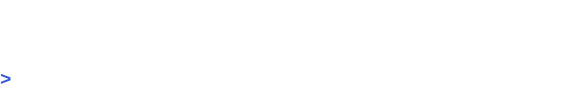
<?xml version="1.0" encoding="UTF-8"?>
<ui version="4.0">
 <class>JsConsoleWidget</class>
 <widget class="QWidget" name="JsConsoleWidget">
  <property name="geometry">
   <rect>
    <x>0</x>
    <y>0</y>
    <width>570</width>
    <height>92</height>
   </rect>
  </property>
  <layout class="QVBoxLayout" name="verticalLayout">
   <property name="spacing">
    <number>0</number>
   </property>
   <property name="leftMargin">
    <number>0</number>
   </property>
   <property name="topMargin">
    <number>0</number>
   </property>
   <property name="rightMargin">
    <number>0</number>
   </property>
   <property name="bottomMargin">
    <number>0</number>
   </property>
   <item>
    <widget class="QTextEdit" name="jsConsole">
     <property name="frameShape">
      <enum>QFrame::NoFrame</enum>
     </property>
     <property name="lineWidth">
      <number>0</number>
     </property>
     <property name="readOnly">
      <bool>true</bool>
     </property>
    </widget>
   </item>
   <item>
    <layout class="QHBoxLayout" name="horizontalLayout_9">
     <property name="spacing">
      <number>0</number>
     </property>
     <item>
      <widget class="QLabel" name="label_7">
       <property name="minimumSize">
        <size>
         <width>14</width>
         <height>0</height>
        </size>
       </property>
       <property name="palette">
        <palette>
         <active>
          <colorrole role="WindowText">
           <brush brushstyle="SolidPattern">
            <color alpha="255">
             <red>51</red>
             <green>85</green>
             <blue>221</blue>
            </color>
           </brush>
          </colorrole>
          <colorrole role="Button">
           <brush brushstyle="SolidPattern">
            <color alpha="255">
             <red>255</red>
             <green>255</green>
             <blue>255</blue>
            </color>
           </brush>
          </colorrole>
          <colorrole role="Text">
           <brush brushstyle="SolidPattern">
            <color alpha="255">
             <red>51</red>
             <green>85</green>
             <blue>221</blue>
            </color>
           </brush>
          </colorrole>
          <colorrole role="ButtonText">
           <brush brushstyle="SolidPattern">
            <color alpha="255">
             <red>51</red>
             <green>85</green>
             <blue>221</blue>
            </color>
           </brush>
          </colorrole>
          <colorrole role="Base">
           <brush brushstyle="SolidPattern">
            <color alpha="255">
             <red>255</red>
             <green>255</green>
             <blue>255</blue>
            </color>
           </brush>
          </colorrole>
          <colorrole role="Window">
           <brush brushstyle="SolidPattern">
            <color alpha="255">
             <red>255</red>
             <green>255</green>
             <blue>255</blue>
            </color>
           </brush>
          </colorrole>
         </active>
         <inactive>
          <colorrole role="WindowText">
           <brush brushstyle="SolidPattern">
            <color alpha="255">
             <red>51</red>
             <green>85</green>
             <blue>221</blue>
            </color>
           </brush>
          </colorrole>
          <colorrole role="Button">
           <brush brushstyle="SolidPattern">
            <color alpha="255">
             <red>255</red>
             <green>255</green>
             <blue>255</blue>
            </color>
           </brush>
          </colorrole>
          <colorrole role="Text">
           <brush brushstyle="SolidPattern">
            <color alpha="255">
             <red>51</red>
             <green>85</green>
             <blue>221</blue>
            </color>
           </brush>
          </colorrole>
          <colorrole role="ButtonText">
           <brush brushstyle="SolidPattern">
            <color alpha="255">
             <red>51</red>
             <green>85</green>
             <blue>221</blue>
            </color>
           </brush>
          </colorrole>
          <colorrole role="Base">
           <brush brushstyle="SolidPattern">
            <color alpha="255">
             <red>255</red>
             <green>255</green>
             <blue>255</blue>
            </color>
           </brush>
          </colorrole>
          <colorrole role="Window">
           <brush brushstyle="SolidPattern">
            <color alpha="255">
             <red>255</red>
             <green>255</green>
             <blue>255</blue>
            </color>
           </brush>
          </colorrole>
         </inactive>
         <disabled>
          <colorrole role="WindowText">
           <brush brushstyle="SolidPattern">
            <color alpha="255">
             <red>51</red>
             <green>85</green>
             <blue>221</blue>
            </color>
           </brush>
          </colorrole>
          <colorrole role="Button">
           <brush brushstyle="SolidPattern">
            <color alpha="255">
             <red>255</red>
             <green>255</green>
             <blue>255</blue>
            </color>
           </brush>
          </colorrole>
          <colorrole role="Text">
           <brush brushstyle="SolidPattern">
            <color alpha="255">
             <red>51</red>
             <green>85</green>
             <blue>221</blue>
            </color>
           </brush>
          </colorrole>
          <colorrole role="ButtonText">
           <brush brushstyle="SolidPattern">
            <color alpha="255">
             <red>51</red>
             <green>85</green>
             <blue>221</blue>
            </color>
           </brush>
          </colorrole>
          <colorrole role="Base">
           <brush brushstyle="SolidPattern">
            <color alpha="255">
             <red>255</red>
             <green>255</green>
             <blue>255</blue>
            </color>
           </brush>
          </colorrole>
          <colorrole role="Window">
           <brush brushstyle="SolidPattern">
            <color alpha="255">
             <red>255</red>
             <green>255</green>
             <blue>255</blue>
            </color>
           </brush>
          </colorrole>
         </disabled>
        </palette>
       </property>
       <property name="autoFillBackground">
        <bool>false</bool>
       </property>
       <property name="styleSheet">
        <string notr="true">background-color: white;
color: #35d;
font-weight: bold;
font-family: Monospace, Ubuntu Mono, Lucida Console, Courier New;
font-size: 14pt</string>
       </property>
       <property name="text">
        <string>&gt;</string>
       </property>
       <property name="margin">
        <number>0</number>
       </property>
       <property name="buddy">
        <cstring>jsInput</cstring>
       </property>
      </widget>
     </item>
     <item>
      <widget class="QLineEdit" name="jsInput">
       <property name="sizePolicy">
        <sizepolicy hsizetype="Expanding" vsizetype="Fixed">
         <horstretch>0</horstretch>
         <verstretch>0</verstretch>
        </sizepolicy>
       </property>
       <property name="styleSheet">
        <string notr="true">background: white;
border: 0;
font-family: Monospace, Ubuntu Mono, Lucida Console, Courier New;
font-size: 14pt</string>
       </property>
       <property name="inputMask">
        <string/>
       </property>
       <property name="text">
        <string/>
       </property>
       <property name="frame">
        <bool>false</bool>
       </property>
      </widget>
     </item>
    </layout>
   </item>
  </layout>
 </widget>
 <resources/>
 <connections/>
</ui>
